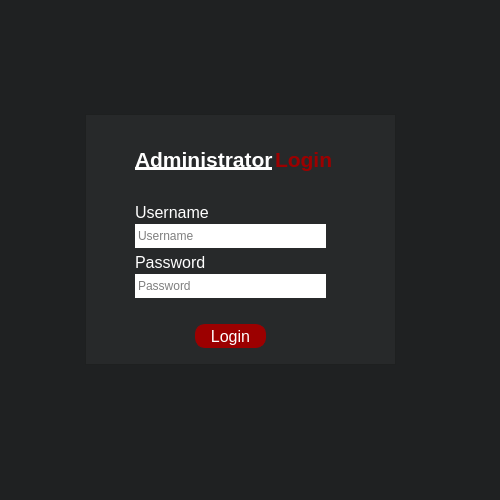
<?xml version="1.0" encoding="UTF-8"?>
<ui version="4.0">
 <class>Widget</class>
 <widget class="QWidget" name="Widget">
  <property name="geometry">
   <rect>
    <x>0</x>
    <y>0</y>
    <width>500</width>
    <height>500</height>
   </rect>
  </property>
  <property name="windowTitle">
   <string>Login</string>
  </property>
  <property name="styleSheet">
   <string notr="true">background-color: rgb(31, 33, 34);</string>
  </property>
  <widget class="QFrame" name="frame">
   <property name="geometry">
    <rect>
     <x>85</x>
     <y>114</y>
     <width>311</width>
     <height>251</height>
    </rect>
   </property>
   <property name="font">
    <font>
     <family>Arial</family>
     <pointsize>20</pointsize>
     <bold>true</bold>
    </font>
   </property>
   <property name="styleSheet">
    <string notr="true">background-color: rgb(39, 41, 42);</string>
   </property>
   <property name="frameShape">
    <enum>QFrame::StyledPanel</enum>
   </property>
   <property name="frameShadow">
    <enum>QFrame::Raised</enum>
   </property>
   <widget class="QLabel" name="lblAdministrator">
    <property name="geometry">
     <rect>
      <x>50</x>
      <y>30</y>
      <width>141</width>
      <height>31</height>
     </rect>
    </property>
    <property name="font">
     <font>
      <family>Arial</family>
      <pointsize>16</pointsize>
      <bold>true</bold>
      <underline>true</underline>
     </font>
    </property>
    <property name="styleSheet">
     <string notr="true">color: rgb(255, 255, 255);</string>
    </property>
    <property name="text">
     <string>Administrator</string>
    </property>
   </widget>
   <widget class="QLabel" name="lblLogin">
    <property name="geometry">
     <rect>
      <x>190</x>
      <y>30</y>
      <width>60</width>
      <height>31</height>
     </rect>
    </property>
    <property name="font">
     <font>
      <family>Arial</family>
      <pointsize>16</pointsize>
      <bold>true</bold>
      <underline>false</underline>
     </font>
    </property>
    <property name="styleSheet">
     <string notr="true">color: rgb(156, 0, 0);</string>
    </property>
    <property name="text">
     <string>Login</string>
    </property>
   </widget>
   <widget class="QPushButton" name="btnLogin">
    <property name="geometry">
     <rect>
      <x>110</x>
      <y>210</y>
      <width>71</width>
      <height>24</height>
     </rect>
    </property>
    <property name="font">
     <font>
      <family>Arial</family>
      <pointsize>12</pointsize>
     </font>
    </property>
    <property name="cursor">
     <cursorShape>PointingHandCursor</cursorShape>
    </property>
    <property name="styleSheet">
     <string notr="true">color: rgb(255, 255, 255);
border: 1px solid;
border-color:rgb(156, 0, 0);
border-radius:10px;
background-color:rgb(156, 0, 0);</string>
    </property>
    <property name="text">
     <string>Login</string>
    </property>
   </widget>
   <widget class="QLineEdit" name="txtUsername">
    <property name="geometry">
     <rect>
      <x>50</x>
      <y>110</y>
      <width>191</width>
      <height>24</height>
     </rect>
    </property>
    <property name="styleSheet">
     <string notr="true">color: rgb(0, 0, 0);

border: 1px solid;
border-color:rgb(255, 255, 255);
border-radius:25px;
background-color:rgb(255, 255, 255);</string>
    </property>
    <property name="placeholderText">
     <string>Username</string>
    </property>
    <property name="clearButtonEnabled">
     <bool>true</bool>
    </property>
   </widget>
   <widget class="QLabel" name="lblUsername">
    <property name="geometry">
     <rect>
      <x>50</x>
      <y>90</y>
      <width>81</width>
      <height>16</height>
     </rect>
    </property>
    <property name="font">
     <font>
      <family>Arial</family>
      <pointsize>12</pointsize>
     </font>
    </property>
    <property name="styleSheet">
     <string notr="true">color: rgb(255, 255, 255);</string>
    </property>
    <property name="text">
     <string>Username</string>
    </property>
   </widget>
   <widget class="QLineEdit" name="txtPassword">
    <property name="geometry">
     <rect>
      <x>50</x>
      <y>160</y>
      <width>191</width>
      <height>24</height>
     </rect>
    </property>
    <property name="styleSheet">
     <string notr="true">color: rgb(0, 0, 0);
border: 1px solid;
border-color:rgb(255, 255, 255);
border-radius:55px;
background-color:rgb(255, 255, 255);</string>
    </property>
    <property name="echoMode">
     <enum>QLineEdit::Password</enum>
    </property>
    <property name="placeholderText">
     <string>Password</string>
    </property>
    <property name="clearButtonEnabled">
     <bool>true</bool>
    </property>
   </widget>
   <widget class="QLabel" name="lblPassword">
    <property name="geometry">
     <rect>
      <x>50</x>
      <y>140</y>
      <width>81</width>
      <height>16</height>
     </rect>
    </property>
    <property name="font">
     <font>
      <family>Arial</family>
      <pointsize>12</pointsize>
     </font>
    </property>
    <property name="styleSheet">
     <string notr="true">color: rgb(255, 255, 255);</string>
    </property>
    <property name="text">
     <string>Password</string>
    </property>
   </widget>
  </widget>
 </widget>
 <resources/>
 <connections/>
</ui>
